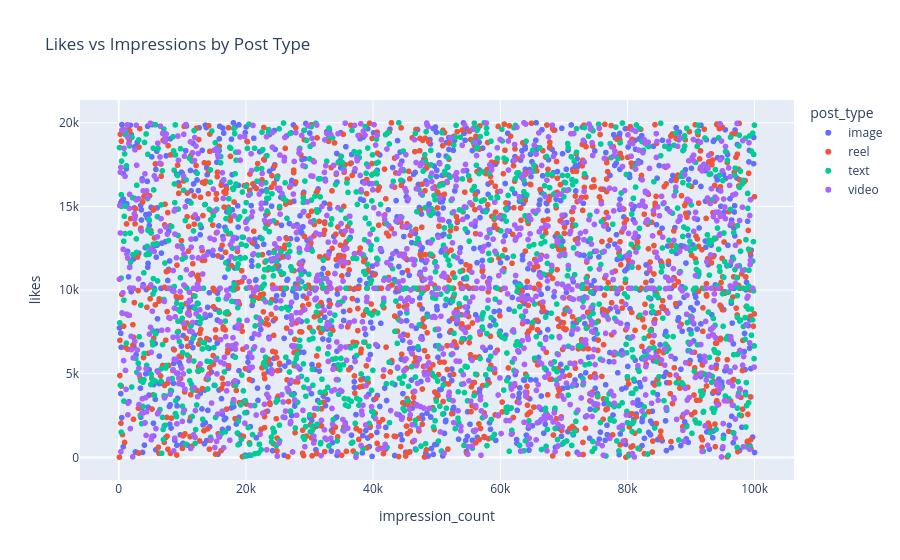

The notebook cell saved with this chart:
### Code cell
fig = px.scatter(
    df,
    x='impression_count',
    y='likes',
    color='post_type',
    hover_data=['country', 'sentiment'],
    title='Likes vs Impressions by Post Type'
)
fig.show()

### Figure 1 — Plotly figure (JSON) as saved in the notebook; plotly's stock layout.template omitted (floating-point values rounded to 4 significant figures; data arrays with more than 128 entries replaced by an {"elided": "..."} marker saying what was removed)
{"data": [{"customdata": {"elided": "1247x2 str values"}, "hovertemplate": "post_type=image<br>impression_count=%{x}<br>likes=%{y}<br>country=%{customdata[0]}<br>sentiment=%{customdata[1]}<extra></extra>", "legendgroup": "image", "marker": {"color": "#636efa", "symbol": "circle"}, "mode": "markers", "name": "image", "showlegend": true, "type": "scattergl", "x": {"elided": "1247 int values"}, "xaxis": "x", "y": {"elided": "1247 int values"}, "yaxis": "y"}, {"customdata": {"elided": "1283x2 str values"}, "hovertemplate": "post_type=reel<br>impression_count=%{x}<br>likes=%{y}<br>country=%{customdata[0]}<br>sentiment=%{customdata[1]}<extra></extra>", "legendgroup": "reel", "marker": {"color": "#EF553B", "symbol": "circle"}, "mode": "markers", "name": "reel", "showlegend": true, "type": "scattergl", "x": {"elided": "1283 int values"}, "xaxis": "x", "y": {"elided": "1283 int values"}, "yaxis": "y"}, {"customdata": {"elided": "1245x2 str values"}, "hovertemplate": "post_type=text<br>impression_count=%{x}<br>likes=%{y}<br>country=%{customdata[0]}<br>sentiment=%{customdata[1]}<extra></extra>", "legendgroup": "text", "marker": {"color": "#00cc96", "symbol": "circle"}, "mode": "markers", "name": "text", "showlegend": true, "type": "scattergl", "x": {"elided": "1245 int values"}, "xaxis": "x", "y": {"elided": "1245 int values"}, "yaxis": "y"}, {"customdata": {"elided": "1225x2 str values"}, "hovertemplate": "post_type=video<br>impression_count=%{x}<br>likes=%{y}<br>country=%{customdata[0]}<br>sentiment=%{customdata[1]}<extra></extra>", "legendgroup": "video", "marker": {"color": "#ab63fa", "symbol": "circle"}, "mode": "markers", "name": "video", "showlegend": true, "type": "scattergl", "x": {"elided": "1225 int values"}, "xaxis": "x", "y": {"elided": "1225 int values"}, "yaxis": "y"}], "layout": {"legend": {"title": {"text": "post_type"}, "tracegroupgap": 0}, "title": {"text": "Likes vs Impressions by Post Type"}, "xaxis": {"anchor": "y", "domain": [0, 1], "title": {"text": "impression_count"}}, "yaxis": {"anchor": "x", "domain": [0, 1], "title": {"text": "likes"}}}}
